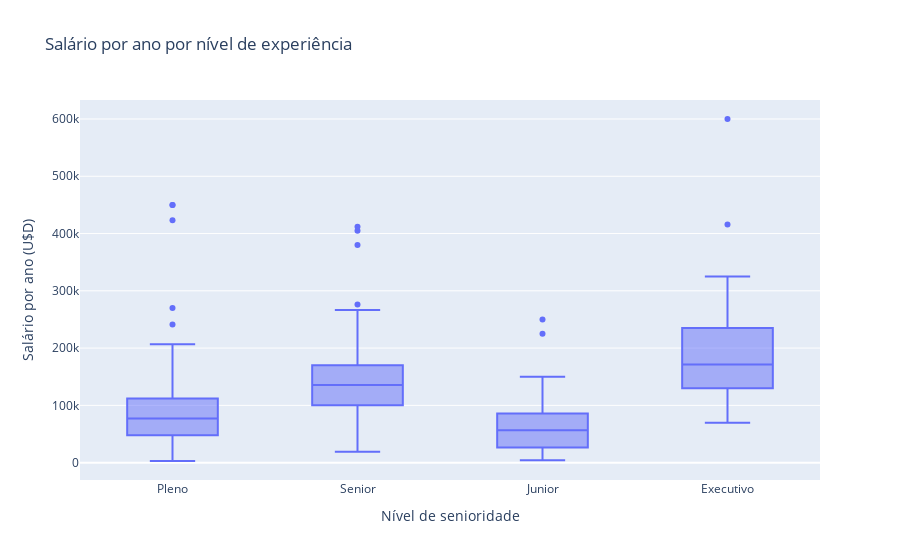

Notebook code for this chart:
### Code cell
fig = px.box(df1, x='experience_level', y='salary_in_usd', labels={"experience_level": "Nível de senioridade", "salary_in_usd": "Salário por ano (U$D)"}, title='Salário por ano por nível de experiência')
fig.show()

### Figure 1 — Plotly figure (JSON) as saved in the notebook; plotly's stock layout.template omitted (floating-point values rounded to 4 significant figures; data arrays with more than 128 entries replaced by an {"elided": "..."} marker saying what was removed)
{"data": [{"alignmentgroup": "True", "hovertemplate": "Nível de senioridade=%{x}<br>Salário por ano (U$D)=%{y}<extra></extra>", "legendgroup": "", "marker": {"color": "#636efa"}, "name": "", "notched": false, "offsetgroup": "", "orientation": "v", "showlegend": false, "type": "box", "x": {"elided": "607 str values"}, "x0": " ", "xaxis": "x", "y": {"elided": "607 int values"}, "y0": " ", "yaxis": "y"}], "layout": {"boxmode": "group", "legend": {"tracegroupgap": 0}, "title": {"text": "Salário por ano por nível de experiência"}, "xaxis": {"anchor": "y", "domain": [0, 1], "title": {"text": "Nível de senioridade"}}, "yaxis": {"anchor": "x", "domain": [0, 1], "title": {"text": "Salário por ano (U$D)"}}}}
